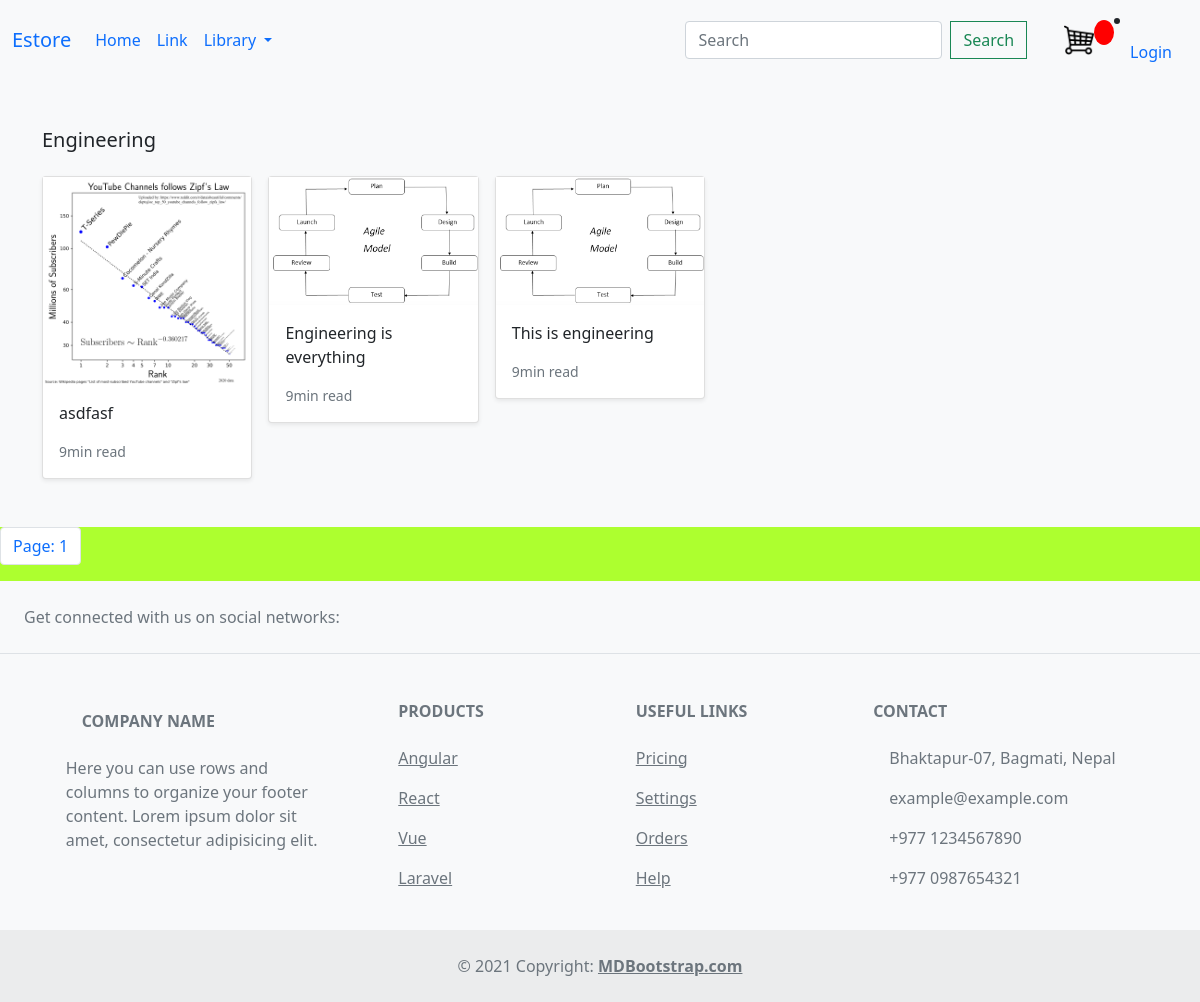
Before: /search/engineering/ with the older database file.
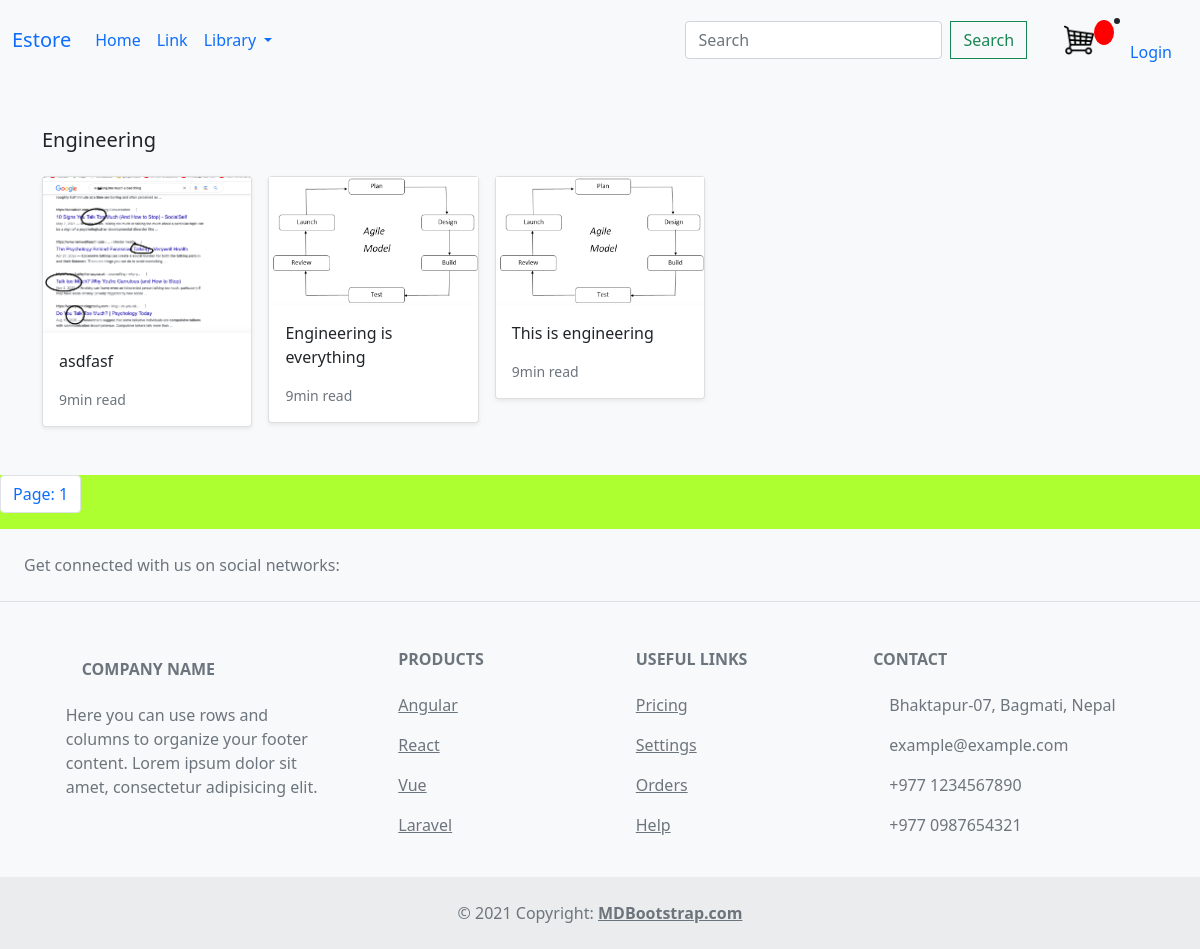
After: the same page with the newer database file.
### store/models.py (models this page shows, shortened)
class Product(models.Model):
    category = models.ForeignKey(Category,related_name='product', on_delete=models.CASCADE)
    title = models.CharField(max_length=100)
    author = models.CharField(max_length=100, default='admin')
    description = models.TextField(blank=True)
    image = models.ImageField(upload_to = 'images/')
    slug = models.SlugField(max_length=100)
    price = models.DecimalField(max_digits=4, decimal_places=2)
    in_stock = models.BooleanField(default=True)
    is_active = models.BooleanField(default=True)
    created = models.DateTimeField(auto_now_add=True)
    updated = models.DateTimeField(auto_now=True)
    class Meta:
        verbose_name_plural = 'Product'
        ordering = ('-created', )
    def get_absolute_url(self):
        return reverse('store:product_detail', args=[self.slug])

### store/views.py (the view)
# urls.py: path('search/<slug:categroy_slug>/',views.category_list, name = 'category_list' ),
def category_list(request, categroy_slug):
    category  = get_object_or_404(Category, slug = categroy_slug)
    products = Product.objects.filter(category = category)
    paginator = Paginator(products, 3)
    page_number = request.GET.get('page')
    page_obj = paginator.get_page(page_number)
    context = {'category': category,'page_obj': page_obj}
    return render(request, 'store/category.html', context)

### store/models.py (called while the page is built)
    def get_absolute_url(self):#for dynamic link for category
        return reverse('store:category_list', args=[self.slug])

### store/views.py (called while the page is built)
def categories(request):
    return{
        'categories': Category.objects.all()
    }

### store/templates/store/category.html (shortened to what this page needs)
{% extends "base.html"%}
{%load static%}
{%block content%}
<main>
    <div class="album py-5 bg-light">
      <div class="container">
        <div class="pb-3 h5">{{category.name|title}}</div>
        <div class="row row-cols-1 row-cols-sm-2 row-cols-md-5 g-3">
          {% for product in page_obj %}
          <div class="col">
            <div class="card shadow-sm">
              <img class="img-fluid" alt="Responsive image" src="{{ product.image.url }}">
              <div class="card-body">
                <p class="card-text">
                  <a class="text-dark text-decoration-none" href="{{product.get_absolute_url}}">{{ product.title }}</a>
                </p>
                <div class="d-flex justify-content-between align-items-center">
                  <small class="text-muted">9min read</small>
                </div>
              </div>
            </div>
          </div>
          {% endfor %}
        </div>
      </div>
    </div>
</main>
{% include "./pagnination.html"%}
{%endblock%}

Changed rows visible on the page:
changed Product "asdfasf": image: a different picture
